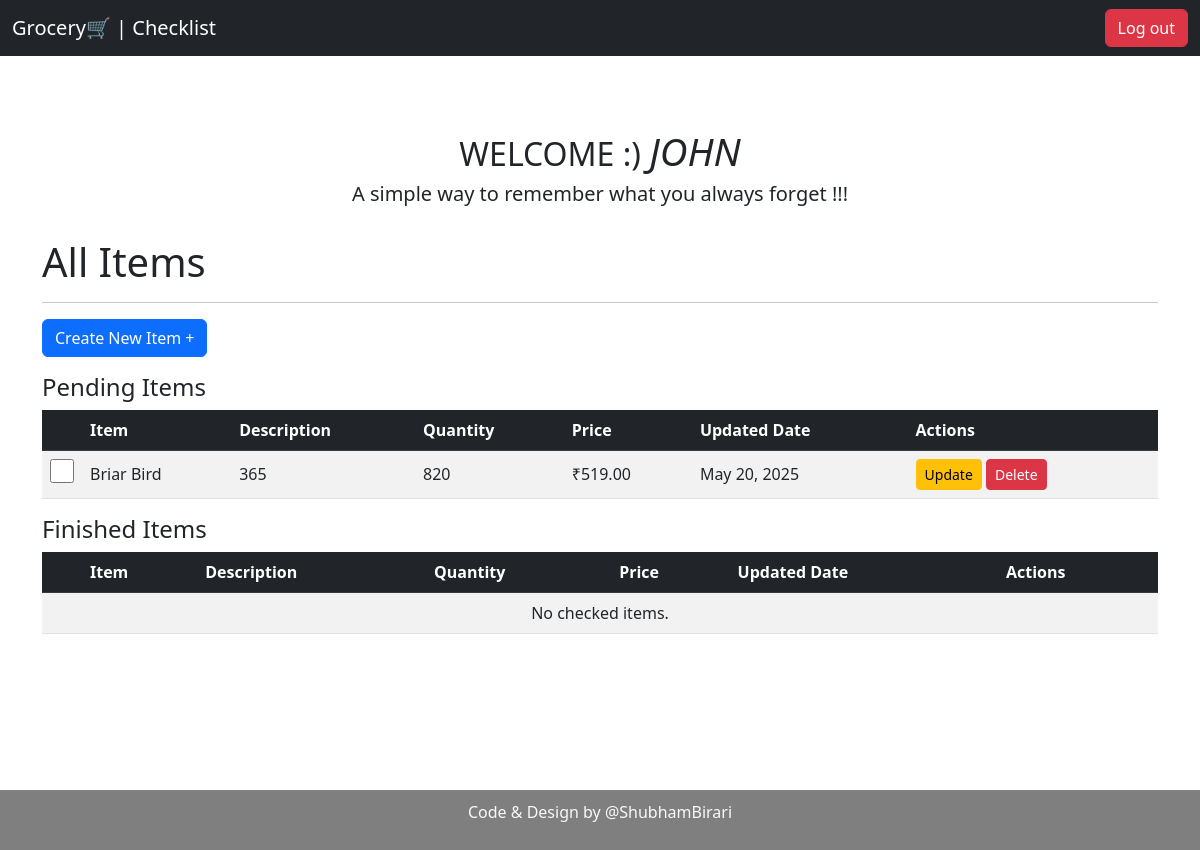
/home/ (signed in), run on the app's committed database.
### items_app/models.py (models this page shows, shortened)
class Item(models.Model):
    name = models.CharField(max_length=15, blank=False, null=False)
    description = models.TextField(blank=True, null=True)
    price = models.DecimalField(max_digits=7, decimal_places=2)
    quantity = models.CharField(default=1 , max_length=100)
    created_at = models.DateTimeField(auto_now_add=True)
    updated_at = models.DateTimeField(auto_now=True)
    user = models.ForeignKey(User, on_delete=models.SET_NULL, null=True , blank= True)
    checked = models.BooleanField(default=False)

### items_app/views.py (the view)
# urls.py: path('home/', list_items, name='list_items'),
@login_required(login_url='login_page')
def list_items(request):
    unchecked_items = Item.objects.filter(user=request.user, checked=False)
    checked_items = Item.objects.filter(user=request.user, checked=True)
    return render(request, 'items/list_items.html', {
        "unchecked_items": unchecked_items,
        "checked_items": checked_items
    })

### templates/items/list_items.html (shortened to what this page needs)
{% extends 'base.html' %}
{% block content %}
<div style="padding-bottom: 100px;">
    <h2 style="text-align: center; text-transform: uppercase;">
        Welcome :) <span style="font-style: italic; font-size: 1.2em;">{{ request.user.first_name|upper }}</span>
    </h2>
    <h5 style="text-align: center;">A simple way to remember what you always forget !!!</h5>
    <br>
    <h1>All Items</h1>
    <hr>
    <a href="{% url 'create_items' %}" class="btn btn-primary mb-3">Create New Item +</a>
    <div class="table-responsive">
        <h4>Pending Items</h4>
        <table class="table table-striped table-hover align-middle">
            <thead class="table-dark">
                <tr>
                    <th style="width:40px;"></th>
                    <th>Item</th>
                    <th>Description</th>
                    <th>Quantity</th>
                    <th>Price</th>
                    <th>Updated Date</th>
                    <th>Actions</th>
                </tr>
            </thead>
            <tbody>
                {% for item in unchecked_items %}
                <tr>
                    <td>
                        <form method="POST" action="{% url 'toggle_checked' item.id %}">
                            <input type="checkbox" class="green-checkbox" onchange="this.form.submit()" {% if item.checked %}checked{% endif %}>
                        </form>
                    </td>
                    <td>{{ item.name }}</td>
                    <td>{{ item.description }}</td>
                    <td>{{ item.quantity }}</td>
                    <td>₹{{ item.price }}</td>
                    <td>{{ item.updated_at|date:"M d, Y" }}</td>
                    <td>
                        <a href="{% url 'update_items' item.id %}" class="btn btn-warning btn-sm">Update</a>
                        <a href="{% url 'delete_items' item.id %}" class="btn btn-danger btn-sm">Delete</a>
                    </td>
                </tr>
                {% empty %}
                <tr><td colspan="7" class="text-center">No unchecked items.</td></tr>
                {% endfor %}
            </tbody>
        </table>
        <h4>Finished Items</h4>
        <table class="table table-striped table-hover align-middle">
            <thead class="table-dark">
                <tr>
                    <th style="width:40px;"></th>
                    <th>Item</th>
                    <th>Description</th>
                    <th>Quantity</th>
                    <th>Price</th>
                    <th>Updated Date</th>
                    <th>Actions</th>
                </tr>
            </thead>
            <tbody>
                {% for item in checked_items %}
                <tr>
                    <td>
                        <form method="POST" action="{% url 'toggle_checked' item.id %}">
                            {% csrf_token %}
                            <input type="checkbox" class="green-checkbox" onchange="this.form.submit()" {% if item.checked %}checked{% endif %}>
                        </form>
                    </td>
                    <td>{{ item.name }}</td>
                    <td>{{ item.description }}</td>
                    <td>{{ item.quantity }}</td>
                    <td>₹{{ item.price }}</td>
                    <td>{{ item.updated_at|date:"M d, Y" }}</td>
                    <td>
                        <a href="{% url 'update_items' item.id %}" class="btn btn-warning btn-sm">Update</a>
                        <a href="{% url 'delete_items' item.id %}" class="btn btn-danger btn-sm">Delete</a>
                    </td>
                </tr>
                {% empty %}
                <tr><td colspan="7" class="text-center">No checked items.</td></tr>
                {% endfor %}
            </tbody>
        </table>
    </div>
</div>
{% endblock %}

### templates/items/list_items.html (style rules this page uses)
input[type="checkbox"].green-checkbox { width: 1.5em; height: 1.5em; }

### data on the page
Item: name "Briar Bird", description "365", quantity "820", price "519.00", updated_at "May 20, 2025"

### other printed values
{{ request.user.first_name|upper }} "JOHN"
